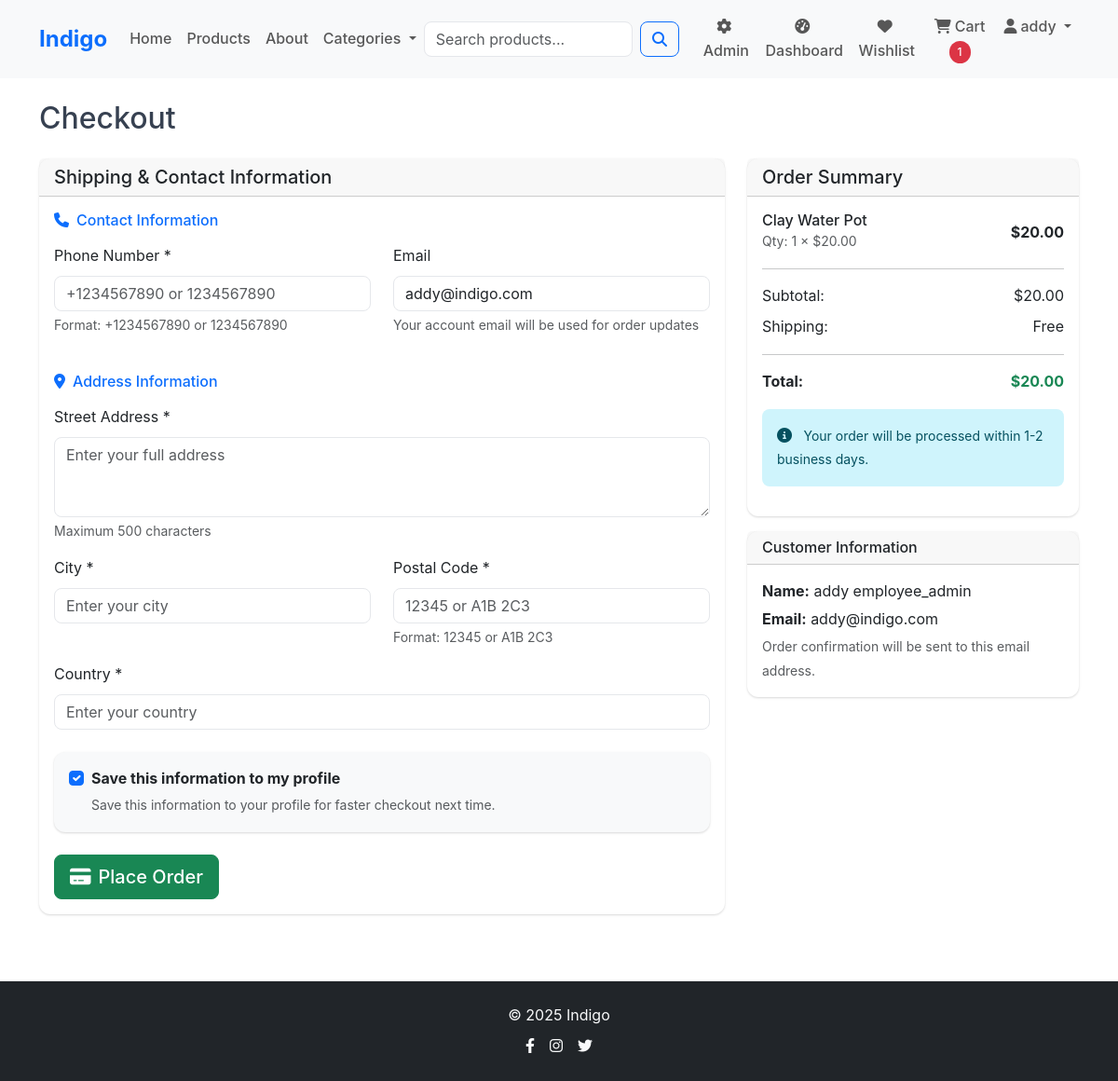
/cart/checkout/ (signed in), run on the app's committed database.
### accounts/models.py (models this page shows, shortened)
class Profile(models.Model):
    user = models.OneToOneField(User, on_delete=models.CASCADE)
    phone_number = models.CharField(
        max_length=17,
        blank=True,
        help_text="Format: +1234567890 or 1234567890"
    )
    address = models.TextField(
        blank=True,
        max_length=500,
        help_text="Maximum 500 characters"
    )
    city = models.CharField(
        max_length=100,
        blank=True,
        help_text="City name"
    )
    postal_code = models.CharField(
        max_length=10,
        blank=True,
        help_text="Format: 12345 or A1B 2C3"
    )
    country = models.CharField(
        max_length=100,
        blank=True,
        help_text="Country name"
    )
    date_of_birth = models.DateField(
        null=True,
        blank=True,
        help_text="Your date of birth"
    )

### cart/models.py (models this page shows, shortened)
class CartItem(models.Model):
    cart = models.ForeignKey(Cart, on_delete=models.CASCADE, related_name='items')
    product = models.ForeignKey(Product, on_delete=models.CASCADE)
    quantity = models.PositiveIntegerField(
        default=1,
        validators=[MinValueValidator(1)]
    )
    added_at = models.DateTimeField(auto_now_add=True)
    class Meta:
        unique_together = ('cart', 'product')
        indexes = [
            models.Index(fields=['cart', 'product']),
        ]
    @property
    def total_price(self):
        return self.quantity * self.product.price

class Cart(models.Model):
    user = models.OneToOneField(User, on_delete=models.CASCADE)
    created_at = models.DateTimeField(auto_now_add=True)
    updated_at = models.DateTimeField(auto_now=True)
    @property
    def total_price(self):
        return sum(item.total_price for item in self.items.all())
    @property
    def total_items(self):
        return sum(item.quantity for item in self.items.all())

### store/models.py (models this page shows, shortened)
class Product(models.Model):
    name = models.CharField(max_length=200)
    description = models.TextField()
    price = models.DecimalField(
        max_digits=10,
        decimal_places=2,
        validators=[MinValueValidator(0.01)]
    )
    category = models.ForeignKey(Category, on_delete=models.CASCADE, related_name='products')
    subcategory = models.ForeignKey(Subcategory, on_delete=models.CASCADE, related_name='products', null=True, blank=True)
    image = models.ImageField(upload_to='products/', default='static/default.jpg') #upload to media directory
    stock_quantity = models.PositiveIntegerField(
        default=0,
        validators=[MaxValueValidator(9999)]
    )
    is_active = models.BooleanField(default=True) #is active on website
    featured = models.BooleanField(default=False) #is featured on home page
    created_by = models.ForeignKey(User, on_delete=models.SET_NULL, null=True, blank=True, related_name='created_products')
    created_at = models.DateTimeField(auto_now_add=True)
    updated_at = models.DateTimeField(auto_now=True)
    class Meta:
        ordering = ['-created_at']
        indexes = [
            models.Index(fields=['category', 'is_active']),
            models.Index(fields=['subcategory', 'is_active']),
            models.Index(fields=['featured', 'is_active']),
            models.Index(fields=['price']),
            models.Index(fields=['created_at']),
            models.Index(fields=['created_by']),
        ]

### cart/views.py (the view, shortened to what this page needs)
# urls.py: path('cart/checkout/', views.checkout, name='checkout'),
@login_required
def checkout(request):
    try:
        cart = get_object_or_404(Cart, user=request.user)
        if not cart.items.exists():
            messages.error(request, 'Your cart is empty.')
            return redirect('cart:view')
        for item in cart.items.all():
            if item.quantity > item.product.stock_quantity:
                messages.error(request, f'Sorry, only {item.product.stock_quantity} of {item.product.name} available.')
                return redirect('cart:view')
        profile_form = ProfileForm(instance=request.user.profile, for_checkout=True)
        return render(request, 'cart/checkout.html', {
            'cart': cart,
            'profile_form': profile_form
        })
    except Exception:
        messages.error(request, 'Unable to access checkout.')
        return redirect('cart:view')

### cart/templates/cart/checkout.html (shortened to what this page needs)
{% extends 'base.html' %}
{% load static %}
{% block content %}
<div class="container py-4">
    <h2 class="mb-4">Checkout</h2>
    <div class="row">
        <div class="col-lg-8">
            <div class="card">
                <div class="card-header">
                    <h5 class="mb-0">Shipping & Contact Information</h5>
                </div>
                <div class="card-body">
                    <form method="post">
                        <div class="mb-4">
                            <h6 class="text-primary mb-3">
                                <i class="fas fa-phone me-2"></i>Contact Information
                            </h6>
                            <div class="row">
                                <div class="col-md-6">
                                    <div class="mb-3">
                                        <label for="{{ profile_form.phone_number.id_for_label }}" class="form-label">
                                            Phone Number *
                                        </label>
                                        {{ profile_form.phone_number }}
                                        {% if profile_form.phone_number.help_text %}
                                            <div class="form-text">{{ profile_form.phone_number.help_text }}</div>
                                        {% endif %}
                                    </div>
                                </div>
                                <div class="col-md-6">
                                    <div class="mb-3">
                                        <label class="form-label">Email</label>
                                        <input type="email" class="form-control" value="{{ user.email }}" readonly>
                                        <div class="form-text">Your account email will be used for order updates</div>
                                    </div>
                                </div>
                            </div>
                        </div>
                        <div class="mb-4">
                            <h6 class="text-primary mb-3">
                                <i class="fas fa-map-marker-alt me-2"></i>Address Information
                            </h6>
                            <div class="mb-3">
                                <label for="{{ profile_form.address.id_for_label }}" class="form-label">
                                    Street Address *
                                </label>
                                {{ profile_form.address }}
                                {% if profile_form.address.help_text %}
                                    <div class="form-text">{{ profile_form.address.help_text }}</div>
                                {% endif %}
                            </div>
                            <div class="row">
                                <div class="col-md-6">
                                    <div class="mb-3">
                                        <label for="{{ profile_form.city.id_for_label }}" class="form-label">
                                            City *
                                        </label>
                                        {{ profile_form.city }}
                                    </div>
                                </div>
                                <div class="col-md-6">
                                    <div class="mb-3">
                                        <label for="{{ profile_form.postal_code.id_for_label }}" class="form-label">
                                            Postal Code *
                                        </label>
                                        {{ profile_form.postal_code }}
                                        {% if profile_form.postal_code.help_text %}
                                            <div class="form-text">{{ profile_form.postal_code.help_text }}</div>
                                        {% endif %}
                                    </div>
                                </div>
                            </div>
                            <div class="mb-3">
                                <label for="{{ profile_form.country.id_for_label }}" class="form-label">
                                    Country *
                                </label>
                                {{ profile_form.country }}
                            </div>
                        </div>
                        <div class="mb-4">
                            <div class="card bg-light">
                                <div class="card-body">
                                    <div class="form-check">
                                        <input class="form-check-input" type="checkbox" id="update_profile" name="update_profile" checked>
                                        <label class="form-check-label" for="update_profile">
                                            <strong>Save this information to my profile</strong>
                                        </label>
                                        <div class="form-text">
                                            Save this information to your profile for faster checkout next time.
                                        </div>
                                    </div>
                                </div>
                            </div>
                        </div>
                        <button type="submit" class="btn btn-success btn-lg">
                            <i class="fas fa-credit-card me-2"></i>Place Order
                        </button>
                    </form>
                </div>
            </div>
        </div>
        <div class="col-lg-4">
            <div class="card">
                <div class="card-header">
                    <h5 class="mb-0">Order Summary</h5>
                </div>
                <div class="card-body">
                    {% for item in cart.items.all %}
                    <div class="d-flex justify-content-between align-items-center mb-2">
                        <div>
                            <h6 class="mb-0">{{ item.product.name }}</h6>
                            <small class="text-muted">Qty: {{ item.quantity }} × ${{ item.product.price }}</small>
                        </div>
                        <span class="fw-bold">${{ item.total_price }}</span>
                    </div>
                    {% endfor %}
                    <hr class="my-3">
                    <div class="d-flex justify-content-between mb-2">
                        <span>Subtotal:</span>
                        <span>${{ cart.total_price }}</span>
                    </div>
                    <div class="d-flex justify-content-between mb-2">
                        <span>Shipping:</span>
                        <span>Free</span>
                    </div>
                    <hr>
                    <div class="d-flex justify-content-between mb-3">
                        <strong>Total:</strong>
                        <strong class="text-success">${{ cart.total_price }}</strong>
                    </div>
                    <div class="alert alert-info">
                        <i class="fas fa-info-circle me-2"></i>
                        <small>Your order will be processed within 1-2 business days.</small>
                    </div>
                </div>
            </div>
            <div class="card mt-3">
                <div class="card-header">
                    <h6 class="mb-0">Customer Information</h6>
                </div>
                <div class="card-body">
                    <p class="mb-1"><strong>Name:</strong> {{ user.get_full_name|default:user.username }}</p>
                    <p class="mb-1"><strong>Email:</strong> {{ user.email }}</p>
                    <small class="text-muted">
                        Order confirmation will be sent to this email address.
                    </small>
                </div>
            </div>
        </div>
    </div>
</div>
{% endblock %}

### templates/components/navbar.html (shortened to what this page needs)
{% load static %}
<nav class="navbar navbar-expand-lg navbar-light bg-light sticky-top">
    <div class="container">
        <a class="navbar-brand fw-bold text-primary" href="{% url 'store:home' %}">
            Indigo
        </a>
        <div class="collapse navbar-collapse" id="navbarNav">
            <ul class="navbar-nav me-auto">
                <li class="nav-item">
                    <a class="nav-link" href="{% url 'store:home' %}">Home</a>
                </li>
                <li class="nav-item">
                    <a class="nav-link" href="{% url 'store:product_list' %}">Products</a>
                </li>
                <li class="nav-item">
                    <a class="nav-link" href="{% url 'store:about' %}">About</a>
                </li>
                <li class="nav-item dropdown">
                    <a class="nav-link dropdown-toggle" href="#" role="button" data-bs-toggle="dropdown">
                        Categories
                    </a>
                </li>
            </ul>
            <form class="d-flex me-3 d-none d-lg-flex" method="GET" action="{% url 'store:product_list' %}" id="searchForm">
                <input class="form-control me-2" type="search" name="search" placeholder="Search products..." value="{{ search_query }}" maxlength="100">
                <button class="btn btn-outline-primary" type="submit">
                    <i class="fas fa-search"></i>
                </button>
            </form>
            <ul class="navbar-nav">
                {% if user.is_authenticated %}
                    {% if user.is_staff %}
                        <li class="nav-item">
                            <a class="nav-link" href="{% url 'employee_admin:dashboard' %}">
                                <i class="fas fa-cog me-1"></i>Admin
                            </a>
                        </li>
                    {% endif %}
                    <li class="nav-item">
                        <a class="nav-link" href="{% url 'dashboard:user' %}">
                            <i class="fas fa-tachometer-alt me-1"></i>Dashboard
                        </a>
                    </li>
                    <li class="nav-item">
                        <a class="nav-link" href="{% url 'wishlist:view' %}">
                            <i class="fas fa-heart me-1"></i>Wishlist
                        </a>
                    </li>
                    <li class="nav-item">
                        <a class="nav-link" href="{% url 'cart:view' %}">
                            <i class="fas fa-shopping-cart me-1"></i>Cart
                            {% if cart_count > 0 %}
                                <span class="badge bg-danger rounded-pill">{{ cart_count }}</span>
                            {% endif %}
                        </a>
                    </li>
                    <li class="nav-item dropdown">
                        <a class="nav-link dropdown-toggle" href="#" role="button" data-bs-toggle="dropdown">
                            <i class="fas fa-user me-1"></i>{{ user.username|truncatechars:15 }}
                        </a>
                    </li>
                {% endif %}
            </ul>
        </div>
    </div>
</nav>

### data on the page
CartItem: product.name "Clay Water Pot", quantity "1", product.price "20.00", total_price "20.00"
Cart: total_price "20.00"

### other printed values
{{ cart_count }} "1"
{{ user.username|truncatechars:15 }} "addy"
{{ profile_form.phone_number.help_text }} "Format: +1234567890 or 1234567890"
{{ profile_form.address.help_text }} "Maximum 500 characters"
{{ profile_form.postal_code.help_text }} "Format: 12345 or A1B 2C3"
{{ user.get_full_name|default:user.username }} "addy employee_admin"
{{ user.email }} "addy@indigo.com"
